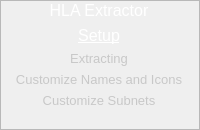
         <widget class="GradientFrame" name="Frame" >
          <property name="sizePolicy" >
           <sizepolicy vsizetype="Preferred" hsizetype="Fixed" >
            <horstretch>0</horstretch>
            <verstretch>0</verstretch>
           </sizepolicy>
          </property>
          <property name="minimumSize" >
           <size>
            <width>200</width>
            <height>0</height>
           </size>
          </property>
          <property name="maximumSize" >
           <size>
            <width>200</width>
            <height>16777215</height>
           </size>
          </property>
          <property name="font" >
           <font>
            <pointsize>10</pointsize>
           </font>
          </property>
          <property name="windowTitle" >
           <string>Frame</string>
          </property>
          <property name="frameShape" >
           <enum>QFrame::StyledPanel</enum>
          </property>
          <property name="frameShadow" >
           <enum>QFrame::Sunken</enum>
          </property>
          <property name="lineWidth" >
           <number>0</number>
          </property>
          <layout class="QVBoxLayout" >
           <property name="leftMargin" >
            <number>0</number>
           </property>
           <property name="topMargin" >
            <number>0</number>
           </property>
           <property name="rightMargin" >
            <number>0</number>
           </property>
           <property name="bottomMargin" >
            <number>0</number>
           </property>
           <item>
            <widget class="ShadowLabel" name="title" >
             <property name="sizePolicy" >
              <sizepolicy vsizetype="Preferred" hsizetype="Fixed" >
               <horstretch>0</horstretch>
               <verstretch>0</verstretch>
              </sizepolicy>
             </property>
             <property name="minimumSize" >
              <size>
               <width>196</width>
               <height>0</height>
              </size>
             </property>
             <property name="maximumSize" >
              <size>
               <width>196</width>
               <height>16777215</height>
              </size>
             </property>
             <property name="palette" >
              <palette>
               <active>
                <colorrole role="WindowText" >
                 <brush brushstyle="SolidPattern" >
                  <color alpha="255" >
                   <red>255</red>
                   <green>255</green>
                   <blue>255</blue>
                  </color>
                 </brush>
                </colorrole>
               </active>
               <inactive>
                <colorrole role="WindowText" >
                 <brush brushstyle="SolidPattern" >
                  <color alpha="255" >
                   <red>255</red>
                   <green>255</green>
                   <blue>255</blue>
                  </color>
                 </brush>
                </colorrole>
               </inactive>
               <disabled>
                <colorrole role="WindowText" >
                 <brush brushstyle="SolidPattern" >
                  <color alpha="255" >
                   <red>0</red>
                   <green>0</green>
                   <blue>0</blue>
                  </color>
                 </brush>
                </colorrole>
               </disabled>
              </palette>
             </property>
             <property name="font" >
              <font>
               <pointsize>12</pointsize>
              </font>
             </property>
             <property name="text" >
              <string>HLA Extractor</string>
             </property>
             <property name="alignment" >
              <set>Qt::AlignCenter</set>
             </property>
             <property name="wordWrap" >
              <bool>true</bool>
             </property>
             <property name="margin" >
              <number>2</number>
             </property>
            </widget>
           </item>
           <item>
            <widget class="ShadowLabel" name="step1" >
             <property name="sizePolicy" >
              <sizepolicy vsizetype="Preferred" hsizetype="Fixed" >
               <horstretch>0</horstretch>
               <verstretch>0</verstretch>
              </sizepolicy>
             </property>
             <property name="minimumSize" >
              <size>
               <width>196</width>
               <height>0</height>
              </size>
             </property>
             <property name="maximumSize" >
              <size>
               <width>196</width>
               <height>16777215</height>
              </size>
             </property>
             <property name="palette" >
              <palette>
               <active>
                <colorrole role="WindowText" >
                 <brush brushstyle="SolidPattern" >
                  <color alpha="255" >
                   <red>255</red>
                   <green>255</green>
                   <blue>255</blue>
                  </color>
                 </brush>
                </colorrole>
               </active>
               <inactive>
                <colorrole role="WindowText" >
                 <brush brushstyle="SolidPattern" >
                  <color alpha="255" >
                   <red>255</red>
                   <green>255</green>
                   <blue>255</blue>
                  </color>
                 </brush>
                </colorrole>
               </inactive>
               <disabled>
                <colorrole role="WindowText" >
                 <brush brushstyle="SolidPattern" >
                  <color alpha="255" >
                   <red>0</red>
                   <green>0</green>
                   <blue>0</blue>
                  </color>
                 </brush>
                </colorrole>
               </disabled>
              </palette>
             </property>
             <property name="font" >
              <font>
               <pointsize>12</pointsize>
               <underline>true</underline>
              </font>
             </property>
             <property name="frameShape" >
              <enum>QFrame::NoFrame</enum>
             </property>
             <property name="frameShadow" >
              <enum>QFrame::Plain</enum>
             </property>
             <property name="text" >
              <string>Setup</string>
             </property>
             <property name="alignment" >
              <set>Qt::AlignCenter</set>
             </property>
             <property name="wordWrap" >
              <bool>true</bool>
             </property>
             <property name="margin" >
              <number>2</number>
             </property>
            </widget>
           </item>
           <item>
            <widget class="ShadowLabel" name="step2" >
             <property name="sizePolicy" >
              <sizepolicy vsizetype="Preferred" hsizetype="Fixed" >
               <horstretch>0</horstretch>
               <verstretch>0</verstretch>
              </sizepolicy>
             </property>
             <property name="minimumSize" >
              <size>
               <width>196</width>
               <height>0</height>
              </size>
             </property>
             <property name="maximumSize" >
              <size>
               <width>196</width>
               <height>16777215</height>
              </size>
             </property>
             <property name="palette" >
              <palette>
               <active>
                <colorrole role="WindowText" >
                 <brush brushstyle="SolidPattern" >
                  <color alpha="255" >
                   <red>200</red>
                   <green>200</green>
                   <blue>200</blue>
                  </color>
                 </brush>
                </colorrole>
               </active>
               <inactive>
                <colorrole role="WindowText" >
                 <brush brushstyle="SolidPattern" >
                  <color alpha="255" >
                   <red>200</red>
                   <green>200</green>
                   <blue>200</blue>
                  </color>
                 </brush>
                </colorrole>
               </inactive>
               <disabled>
                <colorrole role="WindowText" >
                 <brush brushstyle="SolidPattern" >
                  <color alpha="255" >
                   <red>0</red>
                   <green>0</green>
                   <blue>0</blue>
                  </color>
                 </brush>
                </colorrole>
               </disabled>
              </palette>
             </property>
             <property name="text" >
              <string>Extracting</string>
             </property>
             <property name="alignment" >
              <set>Qt::AlignCenter</set>
             </property>
             <property name="wordWrap" >
              <bool>true</bool>
             </property>
             <property name="margin" >
              <number>2</number>
             </property>
            </widget>
           </item>
           <item>
            <widget class="ShadowLabel" name="step3" >
             <property name="sizePolicy" >
              <sizepolicy vsizetype="Preferred" hsizetype="Fixed" >
               <horstretch>0</horstretch>
               <verstretch>0</verstretch>
              </sizepolicy>
             </property>
             <property name="minimumSize" >
              <size>
               <width>196</width>
               <height>0</height>
              </size>
             </property>
             <property name="maximumSize" >
              <size>
               <width>196</width>
               <height>16777215</height>
              </size>
             </property>
             <property name="palette" >
              <palette>
               <active>
                <colorrole role="WindowText" >
                 <brush brushstyle="SolidPattern" >
                  <color alpha="255" >
                   <red>200</red>
                   <green>200</green>
                   <blue>200</blue>
                  </color>
                 </brush>
                </colorrole>
               </active>
               <inactive>
                <colorrole role="WindowText" >
                 <brush brushstyle="SolidPattern" >
                  <color alpha="255" >
                   <red>200</red>
                   <green>200</green>
                   <blue>200</blue>
                  </color>
                 </brush>
                </colorrole>
               </inactive>
               <disabled>
                <colorrole role="WindowText" >
                 <brush brushstyle="SolidPattern" >
                  <color alpha="255" >
                   <red>0</red>
                   <green>0</green>
                   <blue>0</blue>
                  </color>
                 </brush>
                </colorrole>
               </disabled>
              </palette>
             </property>
             <property name="text" >
              <string>Customize Names and Icons</string>
             </property>
             <property name="alignment" >
              <set>Qt::AlignCenter</set>
             </property>
             <property name="wordWrap" >
              <bool>true</bool>
             </property>
             <property name="margin" >
              <number>2</number>
             </property>
            </widget>
           </item>
           <item>
            <widget class="ShadowLabel" name="step4" >
             <property name="sizePolicy" >
              <sizepolicy vsizetype="Preferred" hsizetype="Fixed" >
               <horstretch>0</horstretch>
               <verstretch>0</verstretch>
              </sizepolicy>
             </property>
             <property name="minimumSize" >
              <size>
               <width>196</width>
               <height>0</height>
              </size>
             </property>
             <property name="maximumSize" >
              <size>
               <width>196</width>
               <height>16777215</height>
              </size>
             </property>
             <property name="palette" >
              <palette>
               <active>
                <colorrole role="WindowText" >
                 <brush brushstyle="SolidPattern" >
                  <color alpha="255" >
                   <red>200</red>
                   <green>200</green>
                   <blue>200</blue>
                  </color>
                 </brush>
                </colorrole>
               </active>
               <inactive>
                <colorrole role="WindowText" >
                 <brush brushstyle="SolidPattern" >
                  <color alpha="255" >
                   <red>200</red>
                   <green>200</green>
                   <blue>200</blue>
                  </color>
                 </brush>
                </colorrole>
               </inactive>
               <disabled>
                <colorrole role="WindowText" >
                 <brush brushstyle="SolidPattern" >
                  <color alpha="255" >
                   <red>0</red>
                   <green>0</green>
                   <blue>0</blue>
                  </color>
                 </brush>
                </colorrole>
               </disabled>
              </palette>
             </property>
             <property name="text" >
              <string>Customize Subnets</string>
             </property>
             <property name="alignment" >
              <set>Qt::AlignCenter</set>
             </property>
             <property name="wordWrap" >
              <bool>true</bool>
             </property>
             <property name="margin" >
              <number>2</number>
             </property>
            </widget>
           </item>
           <item>
            <widget class="QLabel" name="logo" >
             <property name="sizePolicy" >
              <sizepolicy vsizetype="Preferred" hsizetype="Fixed" >
               <horstretch>0</horstretch>
               <verstretch>0</verstretch>
              </sizepolicy>
             </property>
             <property name="minimumSize" >
              <size>
               <width>200</width>
               <height>0</height>
              </size>
             </property>
             <property name="maximumSize" >
              <size>
               <width>200</width>
               <height>16777215</height>
              </size>
             </property>
             <property name="text" >
              <string/>
             </property>
             <property name="pixmap" >
              <pixmap resource="Extractor.qrc" >:/background.png</pixmap>
             </property>
            </widget>
           </item>
          </layout>
         </widget>
